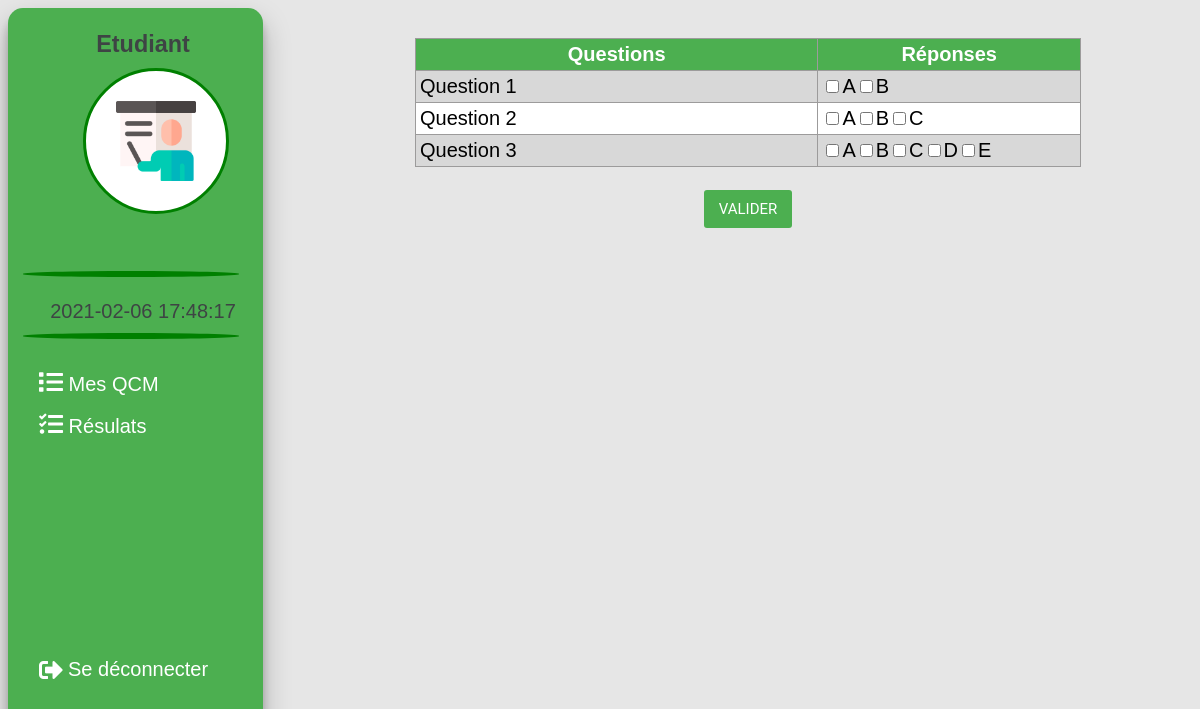
Screenshot of /code/reponse_etudiant.php?idq=128 with the database file from the repository.
### tables this page shows
CREATE TABLE `reponse` (
  `id_qcm` int(11) NOT NULL,
  `No_question` int(11) NOT NULL,
  `nb_choix` int(11) NOT NULL,
  `A` tinyint(1) NOT NULL,
  `B` tinyint(1) NOT NULL,
  `C` tinyint(1) NOT NULL,
  `D` tinyint(1) NOT NULL,
  `E` tinyint(1) NOT NULL
);

### code/reponse_etudiant.php (the view, shortened to what this page needs)
<?php
include 'connection.php';
$idq=$_GET['idq'];
$re='select * from reponse where id_qcm=:id';
                    $stmt=$conn->prepare($re);
                    $stmt->bindParam(':id',$idq);
                    $stmt->execute();
                    $rows=$stmt->fetchAll(PDO::FETCH_ASSOC);
function get_check($nb,$n){
    $choix=array('A','B','C','D','E');
    $checks='';
    for ($i=0;$i<$nb;$i++) {
        $checks.='<input type="checkbox" name="lang'.$n.'[]" Value='.$choix[$i].'>'.$choix[$i];
    }
    return $checks;
}
$re="select nom,prenom from etudiant where id=?";
$s=$conn->prepare($re);
$s->bindParam(1,$_SESSION['idet']);
$s->execute();
$row=$s->fetchAll(PDO::FETCH_ASSOC);
?>
<!DOCTYPE html>
    <head>
        <link rel="stylesheet" href="css/menu.css">
        <link rel="stylesheet" href="https://use.fontawesome.com/releases/v5.8.1/css/all.css">
        <link rel="stylesheet" href="css/ex3-2.css">
    </head>
    <body onload=display_ct();>
        <div class="menu" >
            <div class="menu_left" >
                <center><h3>Etudiant</h3></center>
                <div class="divimg"><img src="img/teacher.png" class="img" alt="teacher"  /></div>
            <br/><span style="margin-left:50px;color:yellow;font-family: 'Balsamiq Sans', cursive;">  <?php echo strtoupper($row[0]['nom']).' '.strtoupper($row[0]['prenom']); ?></span><br/>
            <div class="khaton" ></div><br/>
            <center><span id='ct' style="color:#3e4444"></span>
            </center>
                <div class="khaton" ></div><br/>
                <ul>
                    <div class="in"> <li><a href="espace_etudiant.php" ><i style="font-size:larger"  class="fas fa-list"></i> Mes QCM</a></li>
                    <li><a href="resultat_etudiant.php"><i style="font-size:larger" class="fas fa-tasks"></i> Résulats</a></li></div>
                    </ul>
                    <div class="out">
                            <a  href="deconnect.php">
                            <div class="out2">
                            <i style="padding-right:5px;font-size:larger" class="fas fa-sign-out-alt"></i>  Se déconnecter
                            </div>
                            </a>
                    </div>
            </div>
            <div class="menu_right" >
        <form method="post">
            <table border="1px"  align="center">
                <tr>
                    <th style="width:250px">Questions</th><th>Réponses</th>
                </tr>
                <?php
                    foreach($rows as $v){
                        echo '
                    <tr>
                        <td>Question '.($v['No_question']+1).'</td>
                        <td style="width:160px;">'.get_check($v['nb_choix'],$v['No_question']).'</td>
                        ';
                    }
                ?>
            </table>
            <br/><input class="sub" type="submit" value="valider" name="valider"/>
        </form>
        </div>
    </body>
</html>

### code/css/menu.css (style rules this page uses)
body { font-size: larger; background-color: rgb(230, 230, 230); font-family: 'Trebuchet MS', 'Lucida Sans Unicode', 'Lucida Grande', 'Lucida Sans', Arial, sans-serif; }
.menu { position: relative; }
.menu_left { background-color: #4CAF50; width: 20%; border-radius: 15px; position: fixed; float: left; height: 97%; padding-left: 15px; transition: all .3s ease; box-shadow: 0 14px 28px rgba(0,0,0,0.25), 0 10px 10px rgba(0,0,0,0.22); }
.menu_right { width: 75%; float: right; padding-top:30px ; }
table { width: 75%; border-collapse: collapse; }
th , td { padding :4px; border-bottom : 1px solid rgb(156, 155, 155); border-left : 1px solid rgb(156, 155, 155); border-right : 1px solid rgb(156, 155, 155); }
th { background-color: #4CAF50; color : white; }
tr:nth-child(odd) { background-color: white; }
tr:nth-child(even) { background-color: rgb(216, 216, 216); }
a { text-decoration: none; }
ul { list-style-type: none; margin: 0; padding: 0; }
.menu_left a { display :block; color :white; }
li { cursor: pointer; color: white; padding: 8px 16px; margin-right:15px; transition: all .3s ease; }
.in { height: 36vh; }
.out { height: 100%; bottom: 0; }
.out2 { padding: 8px 16px; width: 82%; transition: all .3s ease; display: flex; flex-direction: row; justify-content: flex-start; align-items: center; }
.khaton { width: 90%; height: 0.7vh; background-color: green; border: none; border-radius: 50%; margin-top: 10px; }
.divimg { width: 100px; height: 100px; background-color: white; border: green solid 3px; border-radius: 50%; margin-left: 60px; padding: 20px; }
.img { width: 80px; height: 80px; margin-left:10px ; margin-top: 10px; }
h3 { color :#3e4444; margin-bottom: 10px; }

### code/css/ex3-2.css (style rules this page uses)
body { font-size: 20px; }
table { border-collapse: collapse; }
th , td { padding :4px; border: 1px solid rgb(156, 155, 155); }
th { background-color: #4CAF50; color : white; }
.sub { font-family: "Roboto", sans-serif; text-transform: uppercase; background: #4CAF50; width: 10%; padding: 10px; border: 0; color: #FFFFFF; font-size: 15px; cursor: pointer; border-radius: 3px; margin-left: 45%; }

### rows the page displays
reponse: $v['No_question']+1 "1", i "A", i "B"
reponse: $v['No_question']+1 "2", i "A", i "B", i "C"
reponse: $v['No_question']+1 "3", i "A", i "B", i "C", i "D", i "E"
